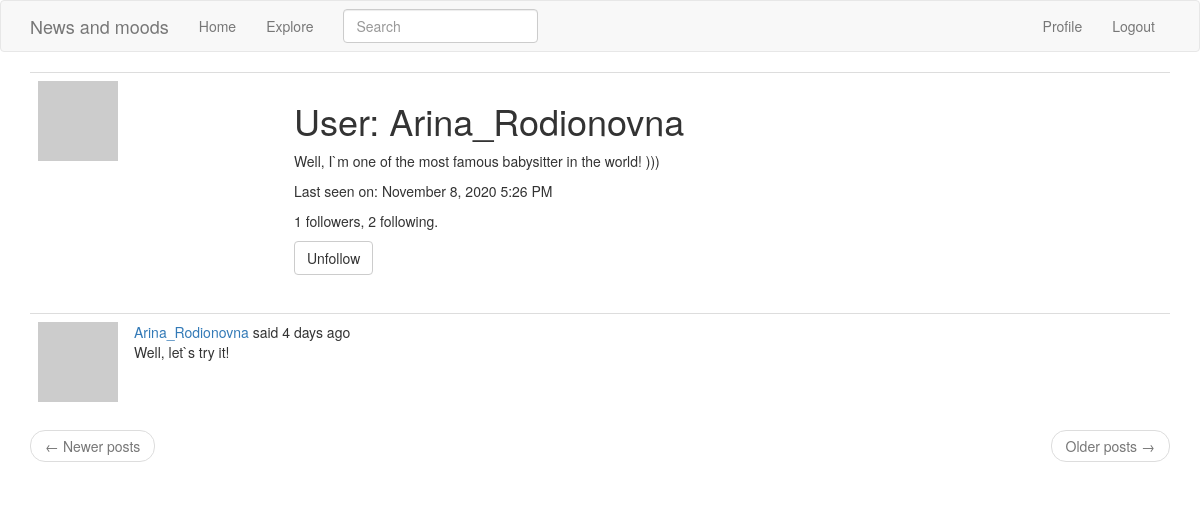
The page /user/Arina_Rodionovna (signed in) on the database as committed earlier.
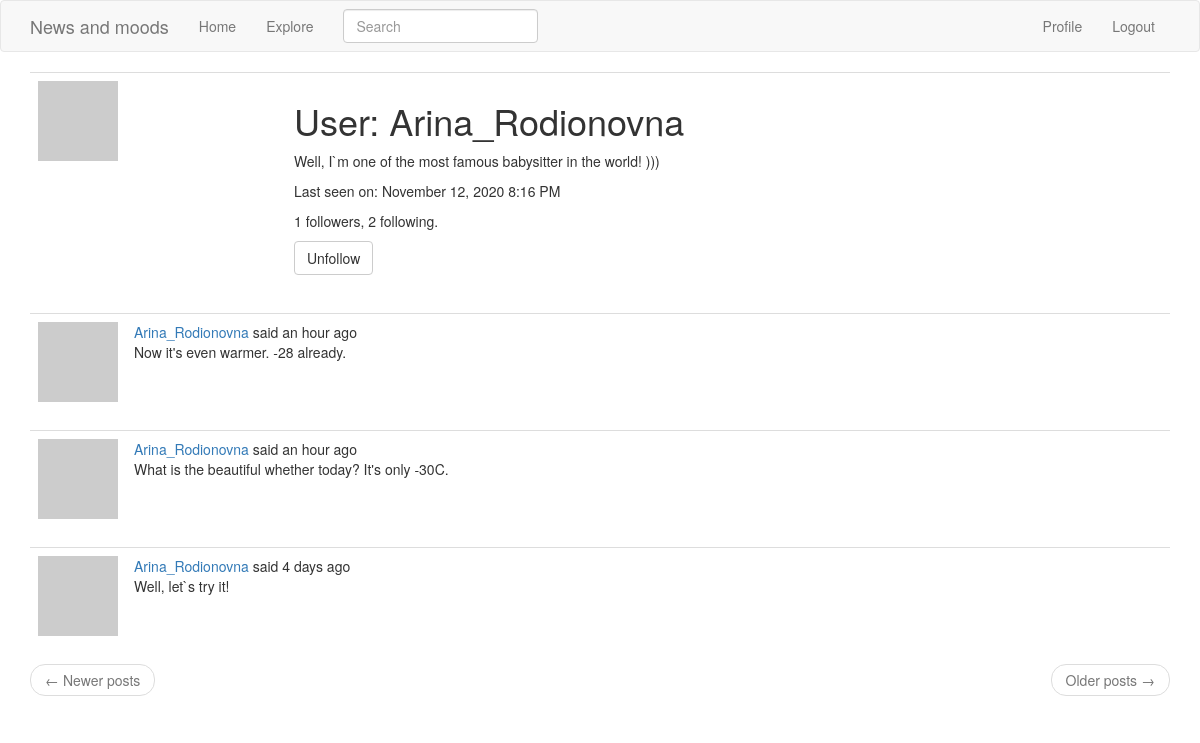
The same page on the database as committed later.
### app/models.py (models this page shows, shortened)
class PaginatedAPIMixin(object):
    @staticmethod
    def _to_collection_items(items):
        return [item.to_dict() for item in items]

class User(PaginatedAPIMixin, UserMixin, db.Model):
    id = db.Column(db.Integer, primary_key=True)
    username = db.Column(db.String(64), index=True, unique=True)
    email = db.Column(db.String(120), index=True, unique=True)
    password_hash = db.Column(db.String(128))
    posts = db.relationship('Post', backref='author', lazy='dynamic')
    about_me = db.Column(db.String(140))
    last_seen = db.Column(db.DateTime, default=datetime.utcnow)
    followed = db.relationship(
        'User', secondary=followers,
        primaryjoin=(followers.c.follower_id == id),
        secondaryjoin=(followers.c.followed_id == id),
        backref=db.backref('followers', lazy='dynamic'), lazy='dynamic')
    def avatar(self, size):
        digest = md5(self.email.lower().encode('utf-8')).hexdigest()
        return 'https://www.gravatar.com/avatar/{}?d=identicon&s={}'.format(
            digest, size)
    def is_following(self, user):
        return self.followed.filter(
            followers.c.followed_id == user.id).count() > 0

class SearchableMixin(object):
    @classmethod
    def before_commit(cls, session):
        session._changes = {
            'add': list(session.new),
            'update': list(session.dirty),
            'delete': list(session.deleted)
        }
    @classmethod
    def after_commit(cls, session):
        for obj in session._changes['add']:
            if isinstance(obj, SearchableMixin):
                add_to_index(obj.__tablename__, obj)
        for obj in session._changes['update']:
            if isinstance(obj, SearchableMixin):
                add_to_index(obj.__tablename__, obj)
        for obj in session._changes['delete']:
            if isinstance(obj, SearchableMixin):
                remove_from_index(obj.__tablename__, obj)
        session._changes = None

class Post(PaginatedAPIMixin, SearchableMixin, db.Model):
    __searchable__ = ['body']
    id = db.Column(db.Integer, primary_key=True)
    body = db.Column(db.String(140))
    timestamp = db.Column(db.DateTime, index=True, default=datetime.utcnow)
    user_id = db.Column(db.Integer, db.ForeignKey('user.id'))

### app/main/routes.py (the view)
@bp.route('/user/<username>')
@login_required
def user(username):
    user = User.query.filter_by(username=username).first_or_404()
    page = request.args.get('page', 1, type=int)
    posts = user.posts.order_by(Post.timestamp.desc()).paginate(
        page, current_app.config['POST_PER_PAGE'], False)
    next_url = url_for('main.user', username=user.username, page=posts.next_num) \
        if posts.has_next else None
    prev_url = url_for('main.user', username=user.username, page=posts.prev_num) \
        if posts.has_prev else None
    form = EmptyForm()
    return render_template('user.html', user=user, posts=posts.items,
                           next_url=next_url, prev_url=prev_url, form=form)

### app/main/forms.py
class SearchForm(FlaskForm):
    q = StringField('Search', validators=[DataRequired()])
    def __init__(self, *args, **kwargs):
        if 'formdata' not in kwargs:
            kwargs['formdata'] = request.args
        if 'csrf_enabled' not in kwargs:
            kwargs['csrf_enabled'] = False
        super(SearchForm, self).__init__(*args, **kwargs)

class EmptyForm(FlaskForm):
    submit = SubmitField('Submit')

### app/main/routes.py (called while the page is built)
@bp.before_request
def before_request():
    if current_user.is_authenticated:
        current_user.last_seen = datetime.utcnow()
        db.session.commit()
        g.search_form = SearchForm()
    g.locale = str(get_locale())

### app/models.py (called while the page is built)
@login.user_loader
def load_user(id):
    return User.query.get(int(id))

### app/templates/user.html (shortened to what this page needs)
{% extends "base.html" %}
{% block app_content %}
    <table class="table table-hover">
        <tr>
            <td width="256px"><img src="{{ user.avatar(256) }}"></td>
            <td>
                <h1>User: {{ user.username }}</h1>
                {% if user.about_me %}<p>{{ user.about_me }}</p>{% endif %}
                {% if user.last_seen %}<p>Last seen on: {{ moment(user.last_seen).format('LLL') }}</p>
                {% endif %}
                <p>{{ user.followers.count() }} followers, {{ user.followed.count() }} following.</p>
                {% if user == current_user %}
                <p><a href="{{ url_for('main.edit_profile') }}">Edit your profile</a></p>
                {% else %}
                <p>
                    <form action="{{ url_for('main.unfollow', username=user.username) }}" method="post">
                        {{ form.submit(value='Unfollow', class_='btn btn-default') }}
                    </form>
                </p>
                {% endif %}
            </td>
        </tr>
    </table>
    {% for post in posts %}
        {% include '_post.html' %}
    {% endfor %}
    <nav aria-label="...">
        <ul class="pager">
            <li class="previous{% if not prev_url %} disabled{% endif %}">
                <a href="{{ prev_url or '#' }}">
                    <span aria-hidden="true">&larr;</span> Newer posts
                </a>
            </li>
            <li class="next{% if not next_url %} disabled{% endif %}">
                <a href="{{ next_url or '#' }}">
                    Older posts <span aria-hidden="true">&rarr;</span>
                </a>
            </li>
        </ul>
    </nav>
{% endblock %}

### app/templates/base.html (shortened to what this page needs)
{% extends 'bootstrap/base.html' %}
{% block navbar %}
    <nav class="navbar navbar-default">
        <div class="container">
            <div class="navbar-header">
                <a class="navbar-brand" href="{{ url_for('main.index') }}">News and moods</a>
            </div>
            <div class="collapse navbar-collapse" id="bs-example-navbar-collapse-1">
                <ul class="nav navbar-nav">
                    <li><a href="{{ url_for('main.index') }}">Home</a></li>
                    <li><a href="{{ url_for('main.explore') }}">Explore</a></li>
                </ul>
                {% if g.search_form %}
                <form class="navbar-form navbar-left" method="get"
                    action="{{ url_for('main.search') }}">
                    <div class="form-group">
                        {{ g.search_form.q(size=20, class='form-control', placeholder=g.search_form.q.label.text) }}
                    </div>
                </form>
                {% endif %}
                <ul class="nav navbar-nav navbar-right">
                    {% if current_user.is_anonymous %}
                    <li><a href="{{ url_for('auth.login') }}">Login</a></li>
                    {% else %}
                    <li><a href="{{ url_for('main.user', username=current_user.username) }}">Profile</a></li>
                    <li><a href="{{ url_for('auth.logout') }}">Logout</a></li>
                    {% endif %}
                </ul>
            </div>
        </div>
    </nav>
{% endblock %}
{% block content %}
    <div class="container">
        {% block app_content %}{% endblock %}
    </div>
{% endblock %}

### app/templates/_post.html (shortened to what this page needs)
<table class="table table-hover">
    <tr>
        <td width="70px">
            <a href="{{ url_for('main.user', username=post.author.username) }}">
                <img src="{{ post.author.avatar(70) }}" />
            </a>
        </td>
        <td>
            {{ user_link }} said {{ moment(post.timestamp).fromNow() }}
            <br>
            {{ post.body }}
        </td>
    </tr>
</table>

Rows that differ between the two databases and show on the page:
changed User "Arina_Rodionovna": last_seen "November 8, 2020 5:26 PM" → "November 12, 2020 8:16 PM"
added Post: user_link "Arina_Rodionovna", timestamp "an hour ago", body "Now it's even warmer. -28 already."
added Post: user_link "Arina_Rodionovna", timestamp "an hour ago", body "What is the beautiful whether today? It's only -30C."
